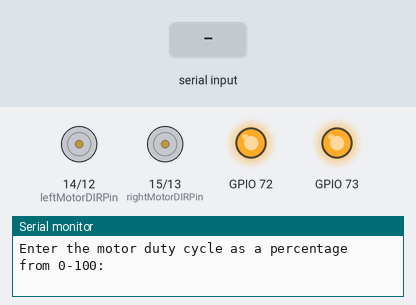
Recording of a sketch running on a simulated ESP32. Parts: direction and speed pins drawn as motors (green arrow = direction pin HIGH = forward, orange = LOW = backward, longer = more drive), output pins drawn as LEDs (lit = HIGH), the last lines printed to the serial monitor. The test bench sets the inputs (shaded band).

Above: at 1.2 s.
1.3 s: "90,45\n" received over Serial
At 2.1 s:
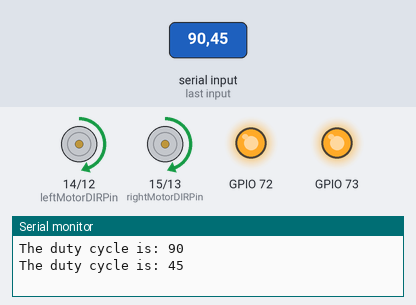
3.8 s: "30,150\n" received over Serial
At 4.6 s:
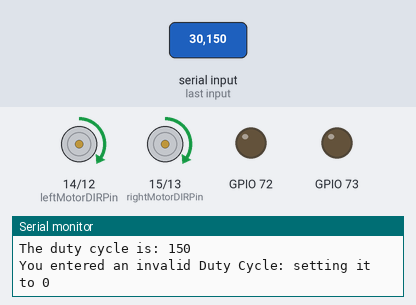
6.3 s: "5\n" received over Serial
At 7.1 s:
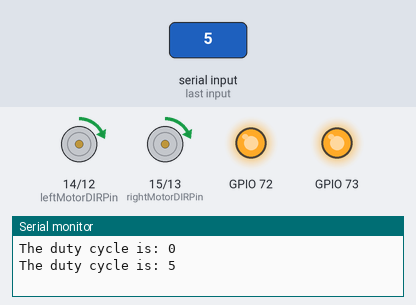
8.8 s: "200\n" received over Serial
At 9.6 s:
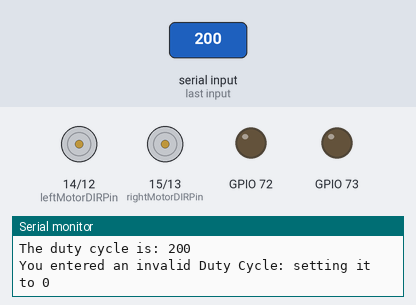
Timing chart, 0 to 11.8 s (numbered marks = the images above; inputs shaded):
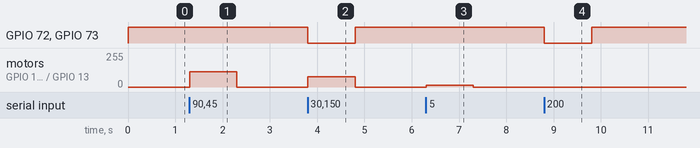

The sketch:

ControllerMapping.ino.ino
```cpp
#include <Adafruit_MCP23X17.h>
#define GPB0 8
#define GPB1 9
//This is what nSLPL is connected to
//This is what nSLPR is connected to
//Associate the GPB0 and GPB1 pins with the nSLP signal for the motors
#define nSLPLPin GPB0
#define nSLPRPin GPB1
#define rightMotorDIRPin 15
#define rightMotorPWMPin 13
#define leftMotorDIRPin 14
#define leftMotorPWMPin 12
#define motorFreq 500
#define motorPwmBits 8
#define FWD LOW
#define REV HIGH
// set motor PWM frequency to 100 Hz
// use 8 bit counter for motor PWM control
// Set DIR bit to 0 to move the robot in direction opposite claw (forward)
// Set DIR bit to 1 to move the robot in direction of claw (reverse)
const int motorPwmMaxCount = pow(2, motorPwmBits);
int pwmGoLowCount;
int pwmDutyCycle = 0;
//Count at which the motor PWM pulse goes low
//Duty cycle as percentage from 0-100
Adafruit_MCP23X17 gpioExt;
void setup() {
  Serial.begin(112500);
  Serial.println("Enter the motor duty cycle as a percentage from 0-100:");
  gpioExt.begin_I2C(0x20);
  gpioExt.pinMode(nSLPLPin, OUTPUT);
  gpioExt.pinMode(nSLPRPin, OUTPUT);
  //0x20 is the I2C address for the GPIO Extender
  gpioExt.digitalWrite(nSLPLPin, LOW);  //starts the robot with motors disabled (in sleep mode)
  gpioExt.digitalWrite(nSLPRPin, LOW);  //starts the robot with motors disabled (in sleep mode)
  pinMode(rightMotorDIRPin, OUTPUT);
  pinMode(leftMotorDIRPin, OUTPUT);
  pinMode(rightMotorPWMPin, OUTPUT);
  pinMode(leftMotorPWMPin, OUTPUT);
    ledcSetup(0, motorFreq, motorPwmBits);
    ledcAttachPin(rightMotorPWMPin, 0);
    ledcSetup(2, motorFreq, motorPwmBits);
    ledcAttachPin(leftMotorPWMPin, 2);

}
void loop() {
  if (Serial.available() >= 1) {
    pwmDutyCycle = Serial.parseInt();
    Serial.print("The duty cycle is: ");
    Serial.println(pwmDutyCycle);
  }
  if ((pwmDutyCycle >= 0) && (pwmDutyCycle <= 100)) {
    gpioExt.digitalWrite(nSLPLPin, HIGH);
    gpioExt.digitalWrite(nSLPRPin, HIGH);
    digitalWrite(rightMotorDIRPin, REV);
    digitalWrite(leftMotorDIRPin, REV);
    pwmGoLowCount = 0.01 * pwmDutyCycle * motorPwmMaxCount;
   ledcWrite(0, pwmGoLowCount);
    ledcWrite(2, pwmGoLowCount);
  } else {
    Serial.println("You entered an invalid Duty Cycle: setting it to 0");
    pwmDutyCycle = 0;
    gpioExt.digitalWrite(nSLPLPin, LOW);  //disables the motor (in sleep mode)
    gpioExt.digitalWrite(nSLPRPin, LOW);  //disables the motor (in sleep mode)
  }
}
```

Measured:
- after the input at 1.3 s, motor on GPIO 14 (leftMotorDIRPin) / GPIO 12 (leftMotorPWMPin), motor on GPIO 15 (rightMotorDIRPin) / GPIO 13 (rightMotorPWMPin): stopped → forward 115/255 at once, → stopped 1.0 s later
- after the input at 3.8 s, GPIO 72, GPIO 73: HIGH → LOW at once, → HIGH 1.0 s later; motor on GPIO 14 (leftMotorDIRPin) / GPIO 12 (leftMotorPWMPin), motor on GPIO 15 (rightMotorDIRPin) / GPIO 13 (rightMotorPWMPin): stopped → forward 76/255 at once, → stopped 1.0 s later
- after the input at 6.3 s, motor on GPIO 14 (leftMotorDIRPin) / GPIO 12 (leftMotorPWMPin), motor on GPIO 15 (rightMotorDIRPin) / GPIO 13 (rightMotorPWMPin): stopped → forward 12/255 at once, → stopped 1.0 s later
- after the input at 8.8 s, GPIO 72, GPIO 73: HIGH → LOW at once, → HIGH 1.0 s later
